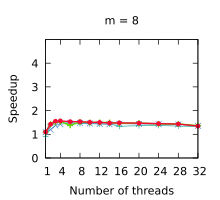

This chart was generated by the following gnuplot code:
set title "m = 8"
set terminal pdf size 2.2,2.0
set output "./results/Scans_n___4,194,304,_m___8.pdf"
set key off
set xrange [1:32]
set xtics (1, 4, 8, 12, 16, 20, 24, 28, 32)
set xlabel "Number of threads"
set yrange [0:5]
set ytics (0, 1, 2, 3, 4)
set ylabel "Speedup"
plot './results/Scans_n___4,194,304,_m___8.dat' using 1:2 title "Outer parallelism" pointsize 0.7 lw 1 pt 1 linecolor rgb "#24A793" with linespoints, \
  './results/Scans_n___4,194,304,_m___8.dat' using 1:3 title "Inner parallelism" pointsize 0.7 lw 1 pt 2 linecolor rgb "#5287C6" with linespoints, \
  './results/Scans_n___4,194,304,_m___8.dat' using 1:4 title "Multi-atomics 64" pointsize 0.7 lw 2 pt 1 linecolor rgb "#64D000" with linespoints, \
  './results/Scans_n___4,194,304,_m___8.dat' using 1:5 title "WorkAssisting" pointsize 0.4 lw 2 pt 7 linecolor rgb "#F40A35" with linespoints
